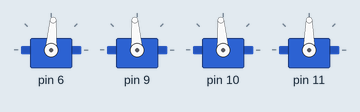
Recording of a sketch running on a simulated Arduino Uno, built with avr-gcc and run on an emulated ATmega328P. On the bench: 4 × servo.

Above: at 0.05 s.
At 2.35 s:
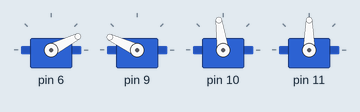
At 3.5 s:
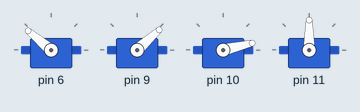
At 4.7 s:
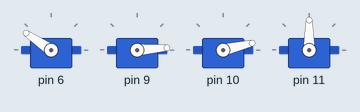
At 7.05 s:
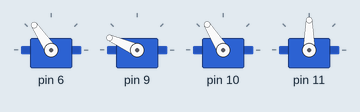
At 9.4 s:
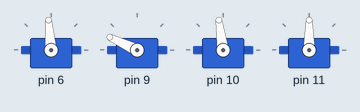
Timing chart, 0 to 10.8 s (numbered marks = the images above):
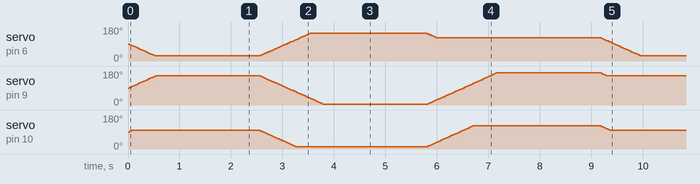

The sketch:

move.ino
```cpp
#include <Servo.h>
#include <math.h>

// initalize vars
int angles[] = {90, 90, 90, 90}; // Edit these if you want to change the starting position of the arm
float arm1 = 100.0;
float arm2 = 100.0;
float endEffector = 0; // Change to the length from the grapsing point to the pivot
int servoSpeed = 2; // Change this to incease or decrease speed of movement


//Servos to be used
Servo servos[4];
int servopos[] = {90, 90, 90, 90};
// servos[0] Base rotation
// servos[1] Main arm pivot
// servos[2] Middle joint
// servos[3] End effector orientation

void setup() {
	// attach the servos to specified pins on arduino
	servos[0].attach(6);
	servos[1].attach(9);
	servos[2].attach(10);
	servos[3].attach(11);

	moveArm(); // Initializes arm into starting position
}

void loop() {
	calculateMove(-150, 75, -50);
	moveArm();
	delay(2000);

	calculateMove(75, 50, 50);
	moveArm();
	delay(2000);

	calculateMove(100, 150, -50);
	moveArm();
	delay(2000);
}

// Gets the position data for the x,y,z points
//void getXYZ() {
//}

// Uses stored values for angles 1 through 4 and moves servos to position
void moveArm() {
	bool completed[] = {false, false, false, true}; // bool to check if all servos are in position
	int pos;

	// Loops until all the servos have reached thier desired position
	while (!completed[0] || !completed[1] || !completed[2] || !completed[3]){

		// Loops through each servos, changes position 1 degree at a time
		for (byte i = 0; i < 4; i++) {
			pos = servos[i].read();
			if (angles[i] > pos && completed[i] == false) {
				servos[i].write(pos + 1);
			}
			else if (angles[i] < pos && completed[i] == false) {
				servos[i].write(pos - 1);
			}
			else {
				completed[i] = true;
			}
		delay(servoSpeed);
		}
	}
}

// Accepts x, y, z coordinates and returns values of theta for each servo
void calculateMove(int x, int y, int z) {
  //Initialize vars
	float theta1 = 0;
	float theta2 = 0;
	float theta3 = 0;
	float theta4 = 0;
	float vLength = sqrt(pow(x, 2) + pow(y, 2) + pow(z, 2));

	// Calc theta 1
	if (x > 0) {
		theta1 = (atan2(y, x) * 180.0 / M_PI);
	}
	else {
		theta1 = (atan2(-x, y) * 180.0 / M_PI) + 90;
	}

	// Calc theta 2
	theta2 = acos((pow(arm1, 2) + pow(vLength, 2) - pow(arm2, 2))/ (2 * arm1 * vLength));
	theta2 = (theta2 + asin(z / vLength)) * 180.0 / M_PI;

	// Calc theta 3
	theta3 = acos((pow(arm1, 2) + pow(arm2, 2) - pow(vLength, 2)) / (2 * arm1 * arm2));
	theta3 = theta3 * 180.0 / M_PI;

	// Calc theta 4
	//theta4 = 0;

	// Updating angles of the servos
	angles[0] = round(180 - theta1);
	angles[1] = round(180 - (theta2 * 2));
	angles[2] = round((theta3 - 52.5) * 180 / 127.5);
	angles[3] = 0;

 // Checks to ensure robot doesn't extend past limits
 // Need to update to better handle errors, send message back
 for (byte i = 0; i < 4; i++) {
	if (angles[i] >= 180) {
		angles[i] = 179;
	}
	else if (angles[i] <= 0) {
		angles[i] = 1;
	}
 }
}
```
